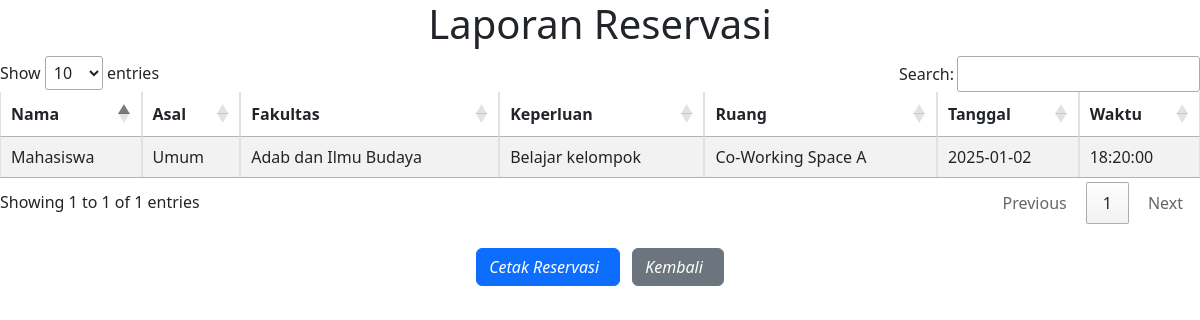
Page /tampilUser.php on the earlier database version.
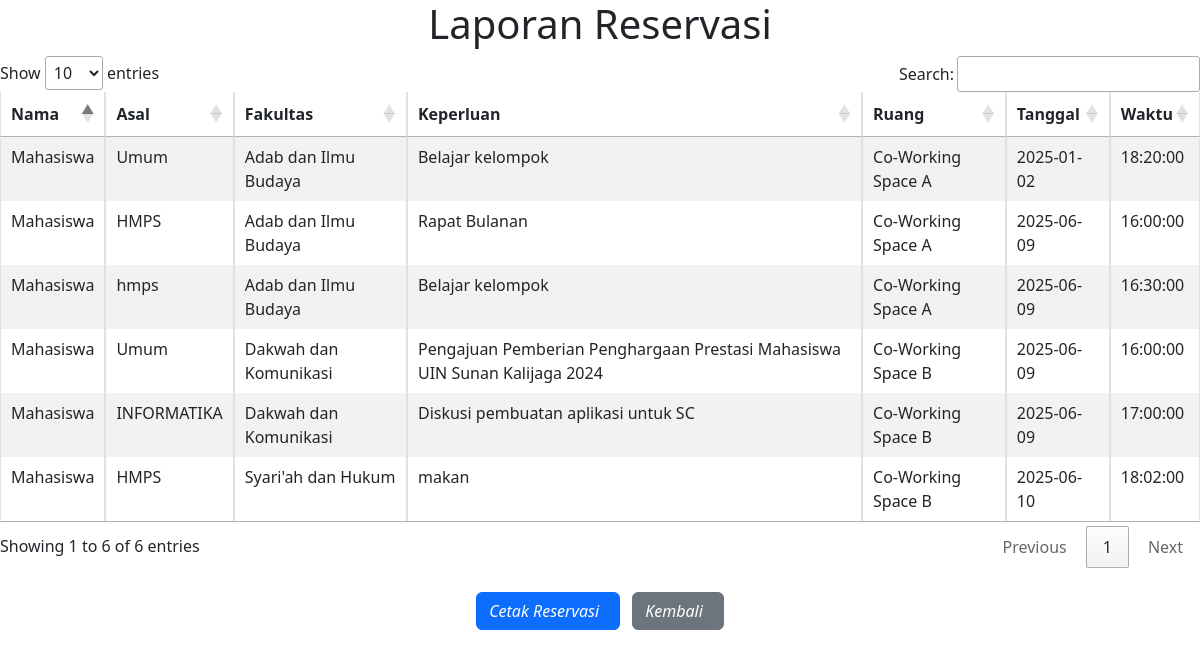
Same page on the later database version.
### tables this page shows
CREATE TABLE `reservasi` (
  `id` int(11) NOT NULL,
  `nama` varchar(100) NOT NULL,
  `asal` varchar(255) NOT NULL,
  `fakultas` varchar(35) NOT NULL,
  `keperluan` varchar(100) NOT NULL,
  `ruang` varchar(100) NOT NULL,
  `tanggal` date NOT NULL,
  `waktu` time NOT NULL,
  `waktu_selesai` time NOT NULL
);

### tampilUser.php (the view, shortened to what this page needs)
<!DOCTYPE html>
<html lang="en">
<head>
    <link rel="stylesheet" href="https://cdn.datatables.net/1.13.4/css/jquery.dataTables.min.css">
    <link rel="stylesheet" href="https://cdn.jsdelivr.net/npm/bootstrap@5.3.0-alpha3/dist/css/bootstrap.min.css">
</head>
<body>
    <h1 style="text-align: center;">Laporan Reservasi</h1>
    <table id="myTable" class="table table-striped table-bordered">
        <thead>
            <tr>
                <th>Nama</th>
                <th>Asal</th>
                <th>Fakultas</th>
                <th>Keperluan</th>
                <th>Ruang</th>
                <th>Tanggal</th>
                <th>Waktu</th>
            </tr>
        </thead>
        <tbody>
            <?php
            include 'koneksi.php';
            $sql = "SELECT * FROM reservasi";
            $result = $conn->query($sql);
            if ($result->num_rows > 0) {
                while ($row = $result->fetch_assoc()) {
                    echo "<tr>";
                    echo "<td>" . $row['nama'] . "</td>";
                    echo "<td>" . $row['asal'] . "</td>";
                    echo "<td>" . $row['fakultas'] . "</td>";
                    echo "<td>" . $row['keperluan'] . "</td>";
                    echo "<td>" . $row['ruang'] . "</td>";
                    echo "<td>" . $row['tanggal'] . "</td>";
                    echo "<td>" . $row['waktu'] . "</td>";
                    echo "</tr>";
                }
            }
            ?>
        </tbody>
    </table>
    <div class="text-center mt-4">
        <button class="btn btn-primary me-2" onclick="printInvoice()">
            <i class="bi bi-printer-fill me-2">Cetak Reservasi</i>
        </button>
        <a href="crudReservasi.php" class="btn btn-secondary">
            <i class="bi bi-arrow-left me-2">Kembali</i>
        </a>
    </div>
</body>
</html>

Differences in the rows shown:
added reservasi: nama "Mahasiswa", asal "HMPS", fakultas "Adab dan Ilmu Budaya", keperluan "Rapat Bulanan", ruang "Co-Working Space A", tanggal "2025-06-09", waktu "16:00:00"
added reservasi: nama "Mahasiswa", asal "hmps", fakultas "Adab dan Ilmu Budaya", keperluan "Belajar kelompok", ruang "Co-Working Space A", tanggal "2025-06-09", waktu "16:30:00"
added reservasi: nama "Mahasiswa", asal "Umum", fakultas "Dakwah dan Komunikasi", keperluan "Pengajuan Pemberian Penghargaan Prestasi Mahasiswa UIN Sunan Kalijaga 2024", ruang "Co-Working Space B", tanggal "2025-06-09", waktu "16:00:00"
added reservasi: nama "Mahasiswa", asal "INFORMATIKA", fakultas "Dakwah dan Komunikasi", keperluan "Diskusi pembuatan aplikasi untuk SC", ruang "Co-Working Space B", tanggal "2025-06-09", waktu "17:00:00"
added reservasi: nama "Mahasiswa", asal "HMPS", fakultas "Syari'ah dan Hukum", keperluan "makan", ruang "Co-Working Space B", tanggal "2025-06-10", waktu "18:02:00"
Other differences:
text written by a page script: "Show entries Search: Showing 1 to 1 of 1 entries Previous 1 Next" → "Show entries Search: Showing 1 to 6 of 6 entries Previous 1 Next"
